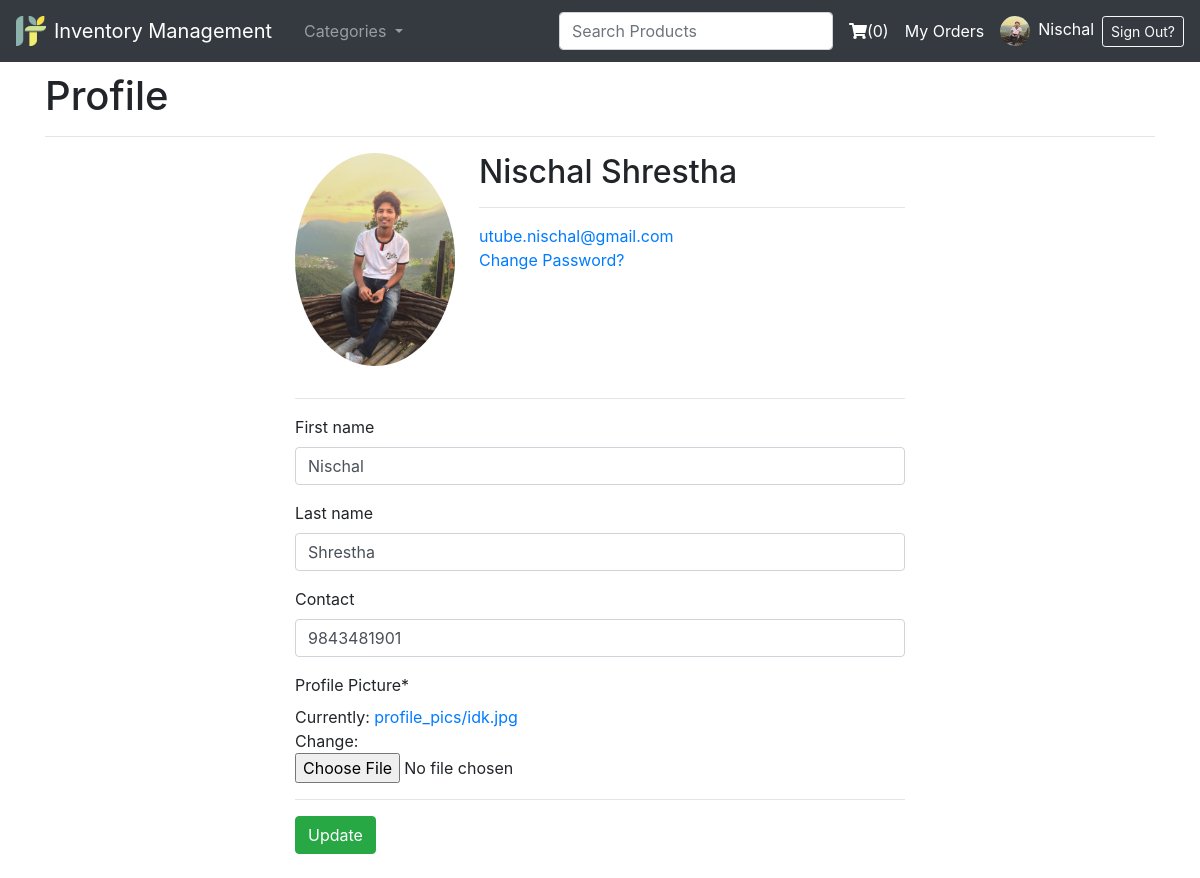
/profile/ (signed in), run on the app's committed database.
### accounts/models.py (models this page shows)
class User(AbstractBaseUser, PermissionsMixin):
    class Types(models.TextChoices):
        ADMIN = "ADMIN", "Admin"
        STAFF = "STAFF", "Staff"
        CUSTOMER = "CUSTOMER", "Customer"
    base_type = Types.CUSTOMER
    _type = models.CharField(
        _("Type"), max_length=50, choices=Types.choices, default=base_type
    )
    email = models.EmailField(max_length=254, unique=True)
    first_name = models.CharField(max_length=128)
    last_name = models.CharField(max_length=128)
    is_staff = models.BooleanField(default=False)
    is_superuser = models.BooleanField(default=False)
    is_active = models.BooleanField(default=True)
    last_login = models.DateTimeField(null=True, blank=True)
    date_joined = models.DateTimeField(auto_now_add=True)
    USERNAME_FIELD = 'email'
    EMAIL_FIELD = 'email'
    REQUIRED_FIELDS = ['first_name','last_name','_type']
    objects = UserManager()

### Userprofile/models.py (models this page shows, shortened)
class Profile(models.Model):
    user = models.OneToOneField(User, on_delete=models.CASCADE)
    mobile_num_regex = RegexValidator(regex="^[0-9]{9,15}$", message="Entered mobile number isn't in a right format!")
    contact = models.CharField(validators=[mobile_num_regex], max_length=13, blank=True, null=True)
    dp = models.ImageField(default='user.png',upload_to='profile_pics')

### Userprofile/views.py (the view)
# urls.py: path('', views.profile, name='profile')
@login_required
def profile(request):
    if request.method=="POST":
        u_form = UserDetailUpdateForm(request.POST, instance=request.user)
        p_form = ProfileUpdateForm(request.POST, request.FILES, instance=request.user.profile)
        if p_form.is_valid() and u_form.is_valid():
            u_form.save()
            p_form.save()
            messages.success(request, f'Account Updated Successfully!')
            return redirect ('profile')
    else:
        u_form = UserDetailUpdateForm(instance=request.user)
        p_form = ProfileUpdateForm(instance=request.user.profile)
    context={
        'u_form':u_form,
        'p_form':p_form,
        'title':f"{ request.user.first_name }'s Profile",
    }
    return render(request, 'Userprofile/profile.html', context)

### Userprofile/forms.py
class UserDetailUpdateForm(ModelForm):
    class Meta:
        model = User
        fields = [
            'first_name', 'last_name'
        ]

class ProfileUpdateForm(ModelForm):
    class Meta:
        model = Profile
        fields = [
            'contact','dp'
        ]
        labels  = {
        'dp':'Profile Picture',
        }

### inventory/context_processors.py (called while the page is built)
def category(request):
    return {
        'categories': Category.objects.parents(),
        'cart_items': Order.objects.get_or_create(user=request.user, status='NO')[0].items.all().count() if request.user.is_authenticated else None,
        }

### inventory/models.py (called while the page is built)
    def parents(self):
        qs = super(CategoryManager, self).filter(parent = None)
        return qs

    def __str__(self):
        return str(self.name)

    def children(self):
        return Category.objects.filter(parent = self)

### Userprofile/templates/Userprofile/profile.html (shortened to what this page needs)
{% extends 'client_side_base.html' %}
{% load crispy_forms_tags %}
{% block content %}
<h1>Profile</h1>
<hr>
<div class="container" style="max-width: 40rem">
    <div class='content-section'>
        <div class="media">
            <a target="_blank" class="mr-4 mb-2" style="width: 10rem;" href='{{ user.profile.dp.url }}'>
                <img class="img-fluid img-profile rounded-circle mx-auto mb-2" src="{{ user.profile.dp.url }}">
            </a>
            <div class="media-body">
                <h2 class="account-heading">{{ user.first_name }} {{ user.last_name }}</h2><hr>
                <a href="{% url 'account_email' %}" >{{ user.email }}</a><br>
                <a href="{% url 'account_change_password' %}" >Change Password?</a><br>
            </div>
        </div>
    </div>
    <hr>
    <form method='POST' enctype='multipart/form-data'>
        {{ u_form|crispy }}
        {{ p_form|crispy }}
        {% csrf_token %}<hr>
        <input type='submit' value="Update"class='btn btn-success'>
    </form><br>
</div>
{% endblock content %}

### templates/partial/navbar.html (shortened to what this page needs)
<nav class="navbar navbar-expand-lg navbar-dark bg-dark fixed-top">
  <a class="navbar-brand js-scroll-trigger" href="/">
    <img src="/media/favicon.png" height='30' width='30' class="d-inline-block align-top"><span class='typewriter mx-2'>Inventory Management</span>
  </a>
  <div class="collapse navbar-collapse" id="navbarSupportedContent">
    <ul class="navbar-nav mr-auto">
      <li class="nav-item dropdown">
        <a class="nav-link dropdown-toggle" href="#" data-toggle="dropdown">  Categories  </a>
      </li>
    </ul>
    <form class="form-inline my-2 my-lg-0">
      <input class="form-control my-1 mr-sm-2" autocomplete='off' type='text' required='required' placeholder="Search Products" id='searchProductForm' name='q' data-toggle="popover" data-placement="bottom" value="{{ query }}" style="" data-original-title="" title="">
    </form>
      {% if user.is_authenticated %}
        <a class="text-white mx-2" href="{% url 'main:cart' %}" id="navbarDropdown" role="button" aria-haspopup="true" aria-expanded="false">
          <i class="fas fa-shopping-cart"></i>({{cart_items}})
        </a>
        <a class="text-white mx-2" href="{% url 'main:my-orders' %}" id="navbarDropdown" role="button" aria-haspopup="true" aria-expanded="false">
          My Orders
        </a>
        <a class="text-white mr-2" href="{% url 'profile' %}" id="navbarDropdown" role="button" aria-haspopup="true" aria-expanded="false">
          <img class='rounded-circle profile-img mx-2' src='{{ user.profile.dp.url }}' height=30px width=30px>{{ user.first_name }}
        </a>
        <a class="btn btn-sm btn-outline-light" href="{% url 'account_logout' %}">Sign Out?</a>
      {% else %}
        <a class="btn mr-1 mb-1 btn-sm btn-outline-success" href="{% url 'account_login' %}">Sign In</a>
        <a class="btn btn-sm mb-1 btn-warning" href="{% url 'account_signup' %}">Signup</a>
      {% endif %}
  </div>
</nav>

### data on the page
User: profile.dp (picture), first_name "Nischal", last_name "Shrestha", email "utube.nischal@gmail.com"
Profile: contact "9843481901"

### other printed values
{{ cart_items }} "0"
